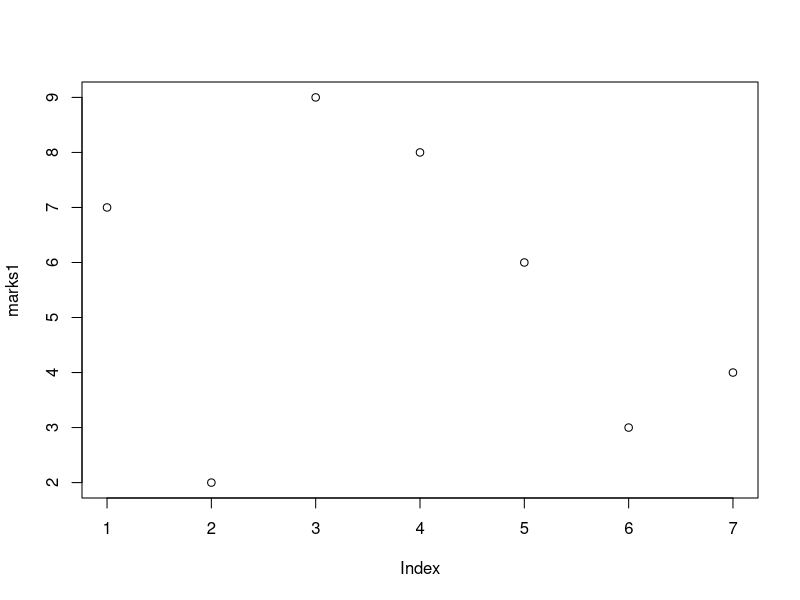

R code for this plot:
#clustering

marks1= c(7,2,9,8,6,3,4)
marks = data.frame(marks1)
length(marks1)
plot(marks1)
k1=kmeans(marks1, centers = 2)
k1
cbind(marks, k1$cluster)

(marks2 = sample(1:10, size=7))
newmarks = data.frame(marks1,marks2)
newmarks
k2 = kmeans(newmarks, centers = 3)
cbind(newmarks, k2$cluster)
